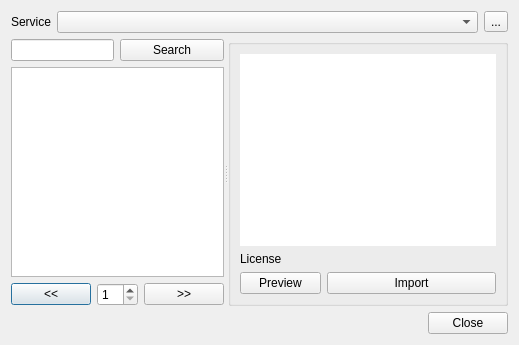
<?xml version="1.0" encoding="UTF-8"?>
<ui version="4.0">
 <class>FreeSound_UI</class>
 <widget class="QDialog" name="FreeSound_UI">
  <property name="geometry">
   <rect>
    <x>0</x>
    <y>0</y>
    <width>505</width>
    <height>319</height>
   </rect>
  </property>
  <property name="windowTitle">
   <string>Dialog</string>
  </property>
  <layout class="QGridLayout" name="gridLayout_3">
   <item row="0" column="0">
    <layout class="QHBoxLayout" name="horizontalLayout">
     <item>
      <widget class="QLabel" name="label_3">
       <property name="text">
        <string>Service</string>
       </property>
      </widget>
     </item>
     <item>
      <widget class="QComboBox" name="service_list">
       <property name="sizePolicy">
        <sizepolicy hsizetype="MinimumExpanding" vsizetype="Fixed">
         <horstretch>0</horstretch>
         <verstretch>0</verstretch>
        </sizepolicy>
       </property>
      </widget>
     </item>
     <item>
      <widget class="QToolButton" name="config_button">
       <property name="text">
        <string>...</string>
       </property>
       <property name="popupMode">
        <enum>QToolButton::InstantPopup</enum>
       </property>
      </widget>
     </item>
    </layout>
   </item>
   <item row="1" column="0">
    <widget class="QSplitter" name="splitter">
     <property name="orientation">
      <enum>Qt::Horizontal</enum>
     </property>
     <property name="childrenCollapsible">
      <bool>false</bool>
     </property>
     <widget class="QWidget" name="">
      <layout class="QGridLayout" name="gridLayout_2">
       <item row="2" column="0">
        <widget class="QPushButton" name="page_prev">
         <property name="sizePolicy">
          <sizepolicy hsizetype="Maximum" vsizetype="Fixed">
           <horstretch>0</horstretch>
           <verstretch>0</verstretch>
          </sizepolicy>
         </property>
         <property name="text">
          <string>&lt;&lt;</string>
         </property>
        </widget>
       </item>
       <item row="0" column="2" colspan="2">
        <widget class="QPushButton" name="button_search">
         <property name="text">
          <string>Search</string>
         </property>
        </widget>
       </item>
       <item row="1" column="0" colspan="4">
        <widget class="QListWidget" name="search_results">
         <property name="alternatingRowColors">
          <bool>true</bool>
         </property>
        </widget>
       </item>
       <item row="0" column="0" colspan="2">
        <widget class="KLineEdit" name="search_text">
         <property name="clickMessage">
          <string/>
         </property>
         <property name="showClearButton" stdset="0">
          <bool>true</bool>
         </property>
        </widget>
       </item>
       <item row="2" column="3">
        <widget class="QPushButton" name="page_next">
         <property name="sizePolicy">
          <sizepolicy hsizetype="Maximum" vsizetype="Fixed">
           <horstretch>0</horstretch>
           <verstretch>0</verstretch>
          </sizepolicy>
         </property>
         <property name="text">
          <string>&gt;&gt;</string>
         </property>
        </widget>
       </item>
       <item row="2" column="1" colspan="2">
        <widget class="QSpinBox" name="page_number">
         <property name="sizePolicy">
          <sizepolicy hsizetype="Expanding" vsizetype="Fixed">
           <horstretch>0</horstretch>
           <verstretch>0</verstretch>
          </sizepolicy>
         </property>
         <property name="minimum">
          <number>1</number>
         </property>
        </widget>
       </item>
      </layout>
     </widget>
     <widget class="QGroupBox" name="sound_box">
      <property name="sizePolicy">
       <sizepolicy hsizetype="MinimumExpanding" vsizetype="Preferred">
        <horstretch>0</horstretch>
        <verstretch>0</verstretch>
       </sizepolicy>
      </property>
      <property name="title">
       <string/>
      </property>
      <layout class="QGridLayout" name="gridLayout">
       <item row="5" column="1" colspan="2">
        <widget class="QPushButton" name="button_import">
         <property name="text">
          <string>Import</string>
         </property>
        </widget>
       </item>
       <item row="5" column="0">
        <widget class="QPushButton" name="button_preview">
         <property name="text">
          <string>Preview</string>
         </property>
        </widget>
       </item>
       <item row="4" column="1" colspan="2">
        <widget class="KUrlLabel" name="item_license">
         <property name="text">
          <string/>
         </property>
        </widget>
       </item>
       <item row="2" column="0" colspan="3">
        <widget class="QTextBrowser" name="info_browser">
         <property name="sizePolicy">
          <sizepolicy hsizetype="Expanding" vsizetype="MinimumExpanding">
           <horstretch>0</horstretch>
           <verstretch>0</verstretch>
          </sizepolicy>
         </property>
         <property name="frameShape">
          <enum>QFrame::NoFrame</enum>
         </property>
         <property name="openExternalLinks">
          <bool>false</bool>
         </property>
         <property name="openLinks">
          <bool>false</bool>
         </property>
        </widget>
       </item>
       <item row="4" column="0">
        <widget class="QLabel" name="label">
         <property name="text">
          <string>License</string>
         </property>
        </widget>
       </item>
      </layout>
     </widget>
    </widget>
   </item>
   <item row="2" column="0">
    <layout class="QHBoxLayout" name="horizontalLayout_2">
     <item>
      <widget class="QLabel" name="search_info">
       <property name="text">
        <string/>
       </property>
      </widget>
     </item>
     <item>
      <widget class="QDialogButtonBox" name="ButtonBox">
       <property name="orientation">
        <enum>Qt::Horizontal</enum>
       </property>
       <property name="standardButtons">
        <set>QDialogButtonBox::Close</set>
       </property>
      </widget>
     </item>
    </layout>
   </item>
  </layout>
 </widget>
 <customwidgets>
  <customwidget>
   <class>KLineEdit</class>
   <extends>QLineEdit</extends>
   <header>klineedit.h</header>
  </customwidget>
  <customwidget>
   <class>KUrlLabel</class>
   <extends>QLabel</extends>
   <header>kurllabel.h</header>
  </customwidget>
 </customwidgets>
 <resources/>
 <connections>
  <connection>
   <sender>ButtonBox</sender>
   <signal>accepted()</signal>
   <receiver>FreeSound_UI</receiver>
   <slot>accept()</slot>
   <hints>
    <hint type="sourcelabel">
     <x>248</x>
     <y>254</y>
    </hint>
    <hint type="destinationlabel">
     <x>157</x>
     <y>274</y>
    </hint>
   </hints>
  </connection>
  <connection>
   <sender>ButtonBox</sender>
   <signal>rejected()</signal>
   <receiver>FreeSound_UI</receiver>
   <slot>reject()</slot>
   <hints>
    <hint type="sourcelabel">
     <x>316</x>
     <y>260</y>
    </hint>
    <hint type="destinationlabel">
     <x>286</x>
     <y>274</y>
    </hint>
   </hints>
  </connection>
 </connections>
</ui>
